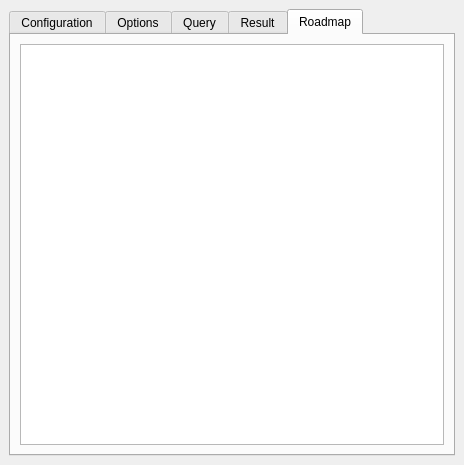
<?xml version="1.0" encoding="UTF-8"?>
<ui version="4.0">
 <class>IfsttarRoutingDock</class>
 <widget class="QDockWidget" name="IfsttarRoutingDock">
  <property name="geometry">
   <rect>
    <x>0</x>
    <y>0</y>
    <width>464</width>
    <height>465</height>
   </rect>
  </property>
  <property name="sizePolicy">
   <sizepolicy hsizetype="Preferred" vsizetype="Preferred">
    <horstretch>0</horstretch>
    <verstretch>0</verstretch>
   </sizepolicy>
  </property>
  <property name="windowTitle">
   <string>Routing</string>
  </property>
  <widget class="QWidget" name="dockWidgetContents">
   <property name="sizePolicy">
    <sizepolicy hsizetype="Preferred" vsizetype="Expanding">
     <horstretch>0</horstretch>
     <verstretch>0</verstretch>
    </sizepolicy>
   </property>
   <property name="autoFillBackground">
    <bool>false</bool>
   </property>
   <layout class="QVBoxLayout" name="verticalLayout_5">
    <item>
     <widget class="QTabWidget" name="verticalTabWidget">
      <property name="enabled">
       <bool>true</bool>
      </property>
      <property name="sizePolicy">
       <sizepolicy hsizetype="Expanding" vsizetype="Expanding">
        <horstretch>0</horstretch>
        <verstretch>0</verstretch>
       </sizepolicy>
      </property>
      <property name="currentIndex">
       <number>4</number>
      </property>
      <widget class="QWidget" name="tab">
       <attribute name="title">
        <string>Configuration</string>
       </attribute>
       <layout class="QVBoxLayout" name="verticalLayout_3">
        <item>
         <layout class="QFormLayout" name="formLayout">
          <item row="0" column="0">
           <widget class="QLabel" name="label_4">
            <property name="text">
             <string>WPS URL</string>
            </property>
           </widget>
          </item>
          <item row="0" column="1">
           <layout class="QHBoxLayout" name="horizontalLayout_4">
            <item>
             <widget class="QLineEdit" name="wpsUrlText">
              <property name="text">
               <string>http://127.0.0.1/wps</string>
              </property>
             </widget>
            </item>
            <item>
             <widget class="QPushButton" name="connectBtn">
              <property name="sizePolicy">
               <sizepolicy hsizetype="Minimum" vsizetype="Fixed">
                <horstretch>0</horstretch>
                <verstretch>0</verstretch>
               </sizepolicy>
              </property>
              <property name="text">
               <string>Connect</string>
              </property>
             </widget>
            </item>
           </layout>
          </item>
          <item row="1" column="0">
           <widget class="QLabel" name="pluginLbl">
            <property name="enabled">
             <bool>false</bool>
            </property>
            <property name="text">
             <string>Plugin</string>
            </property>
           </widget>
          </item>
          <item row="1" column="1">
           <widget class="QComboBox" name="pluginCombo">
            <property name="enabled">
             <bool>false</bool>
            </property>
           </widget>
          </item>
          <item row="2" column="0">
           <widget class="QLabel" name="dbOptionsLbl">
            <property name="enabled">
             <bool>false</bool>
            </property>
            <property name="text">
             <string>DB Options</string>
            </property>
           </widget>
          </item>
          <item row="2" column="1">
           <widget class="QLineEdit" name="dbOptionsText">
            <property name="enabled">
             <bool>false</bool>
            </property>
            <property name="text">
             <string>dbname=tempus_tmp2</string>
            </property>
           </widget>
          </item>
          <item row="3" column="0">
           <widget class="QLabel" name="stateLbl">
            <property name="enabled">
             <bool>false</bool>
            </property>
            <property name="text">
             <string>State</string>
            </property>
           </widget>
          </item>
          <item row="3" column="1">
           <widget class="QLineEdit" name="stateText">
            <property name="enabled">
             <bool>false</bool>
            </property>
           </widget>
          </item>
          <item row="4" column="0">
           <widget class="QPushButton" name="buildBtn">
            <property name="enabled">
             <bool>false</bool>
            </property>
            <property name="text">
             <string>Build Graphs</string>
            </property>
           </widget>
          </item>
         </layout>
        </item>
       </layout>
      </widget>
      <widget class="QWidget" name="tab_2">
       <attribute name="title">
        <string>Options</string>
       </attribute>
       <layout class="QVBoxLayout" name="verticalLayout_2">
        <item>
         <layout class="QFormLayout" name="optionsLayout">
          <property name="fieldGrowthPolicy">
           <enum>QFormLayout::AllNonFixedFieldsGrow</enum>
          </property>
         </layout>
        </item>
       </layout>
      </widget>
      <widget class="QWidget" name="verticalTabWidgetPage1">
       <attribute name="title">
        <string>Query</string>
       </attribute>
       <layout class="QVBoxLayout" name="verticalLayout">
        <item>
         <widget class="QLabel" name="label">
          <property name="sizePolicy">
           <sizepolicy hsizetype="Preferred" vsizetype="Fixed">
            <horstretch>0</horstretch>
            <verstretch>0</verstretch>
           </sizepolicy>
          </property>
          <property name="text">
           <string>Origin</string>
          </property>
         </widget>
        </item>
        <item>
         <layout class="QHBoxLayout" name="horizontalLayout">
          <property name="sizeConstraint">
           <enum>QLayout::SetFixedSize</enum>
          </property>
          <item>
           <widget class="QLineEdit" name="originText">
            <property name="sizePolicy">
             <sizepolicy hsizetype="Expanding" vsizetype="Fixed">
              <horstretch>0</horstretch>
              <verstretch>0</verstretch>
             </sizepolicy>
            </property>
            <property name="minimumSize">
             <size>
              <width>0</width>
              <height>0</height>
             </size>
            </property>
           </widget>
          </item>
          <item>
           <widget class="QPushButton" name="originSelectBtn">
            <property name="sizePolicy">
             <sizepolicy hsizetype="Fixed" vsizetype="Fixed">
              <horstretch>0</horstretch>
              <verstretch>0</verstretch>
             </sizepolicy>
            </property>
            <property name="text">
             <string>Select</string>
            </property>
           </widget>
          </item>
         </layout>
        </item>
        <item>
         <widget class="QLabel" name="label_2">
          <property name="sizePolicy">
           <sizepolicy hsizetype="Preferred" vsizetype="Fixed">
            <horstretch>0</horstretch>
            <verstretch>0</verstretch>
           </sizepolicy>
          </property>
          <property name="text">
           <string>Destination</string>
          </property>
         </widget>
        </item>
        <item>
         <layout class="QHBoxLayout" name="horizontalLayout_2">
          <item>
           <widget class="QLineEdit" name="destinationText">
            <property name="sizePolicy">
             <sizepolicy hsizetype="Expanding" vsizetype="Fixed">
              <horstretch>0</horstretch>
              <verstretch>0</verstretch>
             </sizepolicy>
            </property>
           </widget>
          </item>
          <item>
           <widget class="QPushButton" name="destinationSelectBtn">
            <property name="sizePolicy">
             <sizepolicy hsizetype="Fixed" vsizetype="Fixed">
              <horstretch>0</horstretch>
              <verstretch>0</verstretch>
             </sizepolicy>
            </property>
            <property name="text">
             <string>Select</string>
            </property>
           </widget>
          </item>
         </layout>
        </item>
        <item>
         <layout class="QHBoxLayout" name="horizontalLayout_3">
          <item>
           <widget class="QLabel" name="label_3">
            <property name="sizePolicy">
             <sizepolicy hsizetype="Preferred" vsizetype="Fixed">
              <horstretch>0</horstretch>
              <verstretch>0</verstretch>
             </sizepolicy>
            </property>
            <property name="text">
             <string>Criterion</string>
            </property>
           </widget>
          </item>
          <item>
           <widget class="QComboBox" name="criterionList"/>
          </item>
         </layout>
        </item>
        <item>
         <spacer name="verticalSpacer">
          <property name="orientation">
           <enum>Qt::Vertical</enum>
          </property>
          <property name="sizeHint" stdset="0">
           <size>
            <width>20</width>
            <height>40</height>
           </size>
          </property>
         </spacer>
        </item>
        <item>
         <widget class="QPushButton" name="computeBtn">
          <property name="sizePolicy">
           <sizepolicy hsizetype="Fixed" vsizetype="Fixed">
            <horstretch>0</horstretch>
            <verstretch>0</verstretch>
           </sizepolicy>
          </property>
          <property name="text">
           <string>Compute</string>
          </property>
         </widget>
        </item>
       </layout>
      </widget>
      <widget class="QWidget" name="tab_3">
       <attribute name="title">
        <string>Result</string>
       </attribute>
       <layout class="QVBoxLayout" name="verticalLayout_4">
        <item>
         <layout class="QFormLayout" name="resultLayout">
          <property name="fieldGrowthPolicy">
           <enum>QFormLayout::AllNonFixedFieldsGrow</enum>
          </property>
         </layout>
        </item>
       </layout>
      </widget>
      <widget class="QWidget" name="tab_4">
       <attribute name="title">
        <string>Roadmap</string>
       </attribute>
       <layout class="QVBoxLayout" name="verticalLayout_6">
        <item>
         <widget class="QTableWidget" name="roadmapTable">
          <property name="showGrid">
           <bool>false</bool>
          </property>
          <property name="columnCount">
           <number>3</number>
          </property>
          <attribute name="horizontalHeaderVisible">
           <bool>false</bool>
          </attribute>
          <column/>
          <column/>
          <column/>
         </widget>
        </item>
       </layout>
      </widget>
     </widget>
    </item>
   </layout>
  </widget>
 </widget>
 <resources/>
 <connections/>
</ui>
